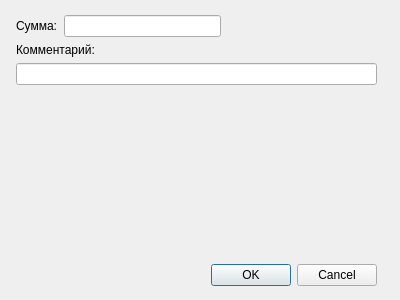
<?xml version="1.0" encoding="UTF-8"?>
<ui version="4.0">
 <class>AmountWidget</class>
 <widget class="QWidget" name="AmountWidget">
  <property name="geometry">
   <rect>
    <x>0</x>
    <y>0</y>
    <width>400</width>
    <height>300</height>
   </rect>
  </property>
  <property name="windowTitle">
   <string>Form</string>
  </property>
  <widget class="QWidget" name="">
   <property name="geometry">
    <rect>
     <x>11</x>
     <y>10</y>
     <width>371</width>
     <height>281</height>
    </rect>
   </property>
   <layout class="QVBoxLayout" name="verticalLayout">
    <property name="leftMargin">
     <number>5</number>
    </property>
    <property name="topMargin">
     <number>5</number>
    </property>
    <property name="rightMargin">
     <number>5</number>
    </property>
    <property name="bottomMargin">
     <number>5</number>
    </property>
    <item>
     <layout class="QHBoxLayout" name="horizontalLayout">
      <item>
       <widget class="QLabel" name="label">
        <property name="text">
         <string>Сумма:</string>
        </property>
       </widget>
      </item>
      <item>
       <widget class="QLineEdit" name="leAmount">
        <property name="clearButtonEnabled">
         <bool>true</bool>
        </property>
       </widget>
      </item>
      <item>
       <spacer name="horizontalSpacer">
        <property name="orientation">
         <enum>Qt::Horizontal</enum>
        </property>
        <property name="sizeHint" stdset="0">
         <size>
          <width>40</width>
          <height>20</height>
         </size>
        </property>
       </spacer>
      </item>
     </layout>
    </item>
    <item>
     <widget class="QLabel" name="label_2">
      <property name="text">
       <string>Комментарий:</string>
      </property>
     </widget>
    </item>
    <item>
     <widget class="QLineEdit" name="leComment"/>
    </item>
    <item>
     <spacer name="verticalSpacer">
      <property name="orientation">
       <enum>Qt::Vertical</enum>
      </property>
      <property name="sizeHint" stdset="0">
       <size>
        <width>20</width>
        <height>40</height>
       </size>
      </property>
     </spacer>
    </item>
    <item>
     <widget class="QDialogButtonBox" name="buttonBox">
      <property name="standardButtons">
       <set>QDialogButtonBox::Cancel|QDialogButtonBox::Ok</set>
      </property>
     </widget>
    </item>
   </layout>
  </widget>
 </widget>
 <resources/>
 <connections/>
</ui>
